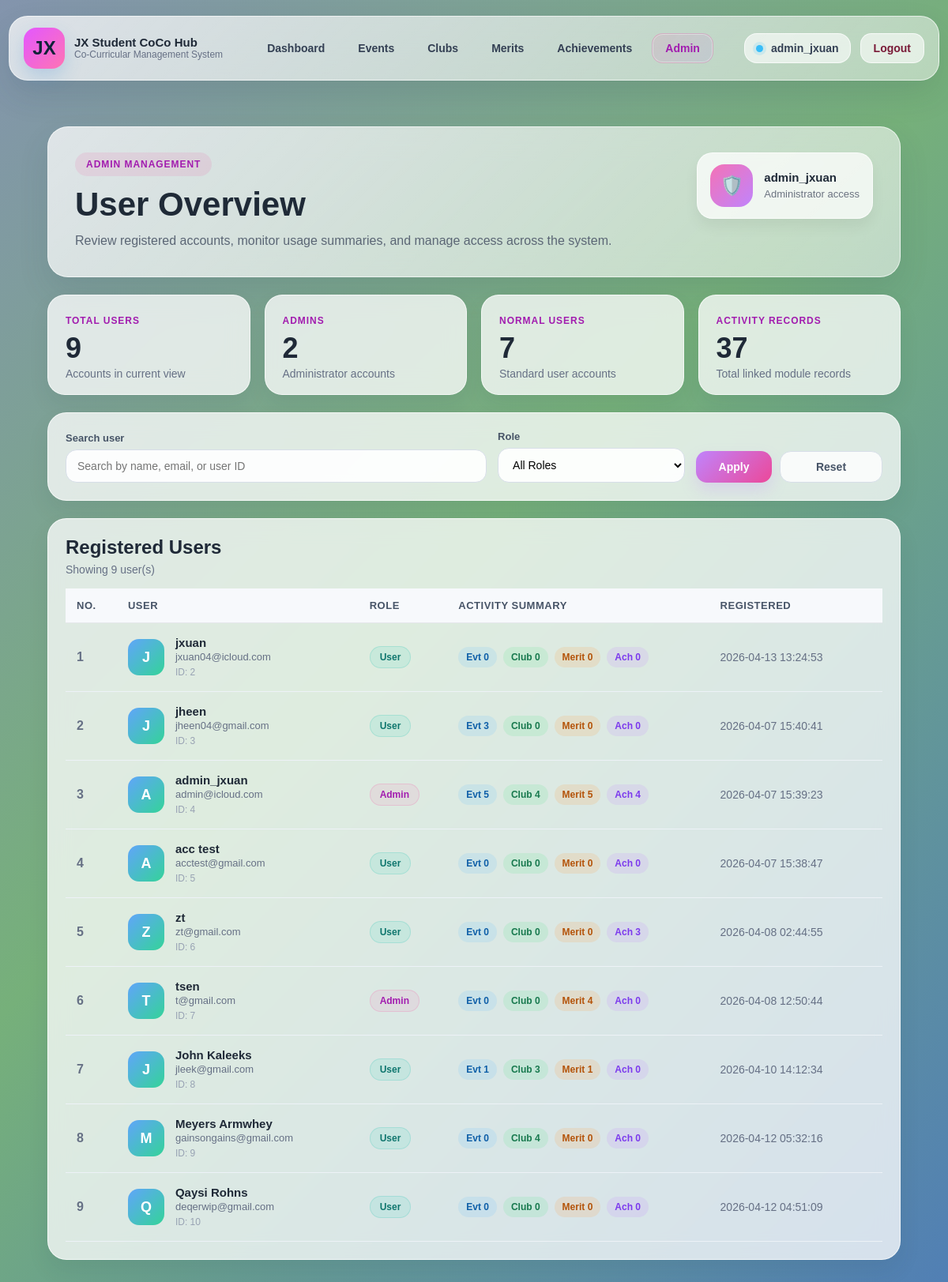
The page /admin/admin_users.php (signed in) on the database its author committed.
### tables this page shows
CREATE TABLE `users` (
  `user_id` int(11) NOT NULL,
  `name` varchar(100) NOT NULL,
  `email` varchar(100) NOT NULL,
  `password` varchar(255) NOT NULL,
  `created_at` timestamp NOT NULL DEFAULT current_timestamp() ON UPDATE current_timestamp(),
  `is_admin` tinyint(1) NOT NULL DEFAULT 0
);

### admin/admin_users.php (the view, shortened to what this page needs)
<?php
include("../db.php");
$search = isset($_GET['search']) ? trim($_GET['search']) : "";
$where_sql = "";
$query = "
    SELECT
        users.user_id,
        users.name,
        users.email,
        users.created_at,
        users.is_admin,
        (SELECT COUNT(*) FROM events e WHERE e.user_id = users.user_id) AS total_events,
        (SELECT COUNT(*) FROM clubs c WHERE c.user_id = users.user_id) AS total_clubs,
        (SELECT COUNT(*) FROM merits m WHERE m.user_id = users.user_id) AS total_merits,
        (SELECT COUNT(*) FROM achievements a WHERE a.user_id = users.user_id) AS total_achievements
    FROM users
    $where_sql
    ORDER BY users.user_id ASC
";
$result = mysqli_query($con, $query);
$users = [];
$total_users = 0;
$total_admins = 0;
$total_normal_users = 0;
$total_all_records = 0;
if ($result) {
    while ($row = mysqli_fetch_assoc($result)) {
        $users[] = $row;
        $total_users++;
        if ((int)$row['is_admin'] === 1) {
            $total_admins++;
        } else {
            $total_normal_users++;
        }
        $total_all_records +=
            (int)$row['total_events'] +
            (int)$row['total_clubs'] +
            (int)$row['total_merits'] +
            (int)$row['total_achievements'];
    }
}
include("../partials/header.php");
include("../partials/navbar.php");
?>
    <div class="container admin-shell">
    <section class="admin-hero">
        <div class="admin-hero-left">
            <span class="admin-badge">Admin Management</span>
            <h2>User Overview</h2>
            <p class="admin-hero-text">
                Review registered accounts, monitor usage summaries, and manage access across the system.
            </p>
        </div>
        <div class="admin-hero-right">
            <div class="admin-profile-card">
                <div class="admin-profile-icon">🛡️</div>
                <div>
                    <strong><?php echo htmlspecialchars($_SESSION['user_name']); ?></strong>
                    <span>Administrator access</span>
                </div>
            </div>
        </div>
    </section>
    <section class="admin-stats-grid">
        <div class="admin-stat-card">
            <span class="admin-stat-label">Total Users</span>
            <h3><?php echo $total_users; ?></h3>
            <p>Accounts in current view</p>
        </div>
        <div class="admin-stat-card">
            <span class="admin-stat-label">Admins</span>
            <h3><?php echo $total_admins; ?></h3>
            <p>Administrator accounts</p>
        </div>
        <div class="admin-stat-card">
            <span class="admin-stat-label">Normal Users</span>
            <h3><?php echo $total_normal_users; ?></h3>
            <p>Standard user accounts</p>
        </div>
        <div class="admin-stat-card">
            <span class="admin-stat-label">Activity Records</span>
            <h3><?php echo $total_all_records; ?></h3>
            <p>Total linked module records</p>
        </div>
    </section>
    <section class="admin-filter-card">
        <form method="get" class="admin-filter-form">
            <div class="admin-filter-group admin-filter-search">
                <label for="search">Search user</label>
                <input
                    type="text"
                    id="search"
                    name="search"
                    placeholder="Search by name, email, or user ID"
                    value="<?php echo htmlspecialchars($search); ?>"
                >
            </div>
            <div class="admin-filter-group admin-filter-role">
                <label for="role">Role</label>
                <select name="role" id="role">
                    <option value="">All Roles</option>
                </select>
            </div>
            <div class="admin-filter-actions">
                <button type="submit" class="admin-btn admin-btn-primary">Apply</button>
                <a href="admin_users.php" class="admin-btn admin-btn-secondary">Reset</a>
            </div>
        </form>
    </section>
    <section class="admin-table-card">
        <div class="section-heading admin-section-heading">
            <h3>Registered Users</h3>
            <p>
                Showing <?php echo count($users); ?> user(s)
            </p>
        </div>
        <?php if (!empty($users)) { ?>
            <div class="admin-table-wrap">
                <table class="admin-table">
                    <thead>
                        <tr>
                            <th>No.</th>
                            <th>User</th>
                            <th>Role</th>
                            <th>Activity Summary</th>
                            <th>Registered</th>
                        </tr>
                    </thead>
                    <tbody>
                        <?php $count = 1; ?>
                        <?php foreach ($users as $row) { ?>
                            <tr>
                                <td class="admin-index-cell"><?php echo $count; ?></td>
                                <td>
                                    <div class="admin-user-cell">
                                        <div class="admin-user-avatar">
                                            <?php echo strtoupper(substr($row['name'], 0, 1)); ?>
                                        </div>
                                        <div class="admin-user-meta">
                                            <strong><?php echo htmlspecialchars($row['name']); ?></strong>
                                            <span><?php echo htmlspecialchars($row['email']); ?></span>
                                            <small>ID: <?php echo htmlspecialchars($row['user_id']); ?></small>
                                        </div>
                                    </div>
                                </td>
                                <td>
                                    <?php if ((int)$row['is_admin'] === 1) { ?>
                                        <span class="admin-role-badge admin-role-admin">Admin</span>
                                    <?php } else { ?>
                                        <span class="admin-role-badge admin-role-user">User</span>
                                    <?php } ?>
                                </td>
                                <td>
                                    <div class="admin-activity-badges">
                                        <span class="activity-pill pill-event">Evt <?php echo (int)$row['total_events']; ?></span>
                                        <span class="activity-pill pill-club">Club <?php echo (int)$row['total_clubs']; ?></span>
                                        <span class="activity-pill pill-merit">Merit <?php echo (int)$row['total_merits']; ?></span>
                                        <span class="activity-pill pill-achievement">Ach <?php echo (int)$row['total_achievements']; ?></span>
                                    </div>
                                </td>
                                <td>
                                    <div class="admin-date-cell">
                                        <?php echo htmlspecialchars($row['created_at']); ?>
                                    </div>
                                </td>
                            </tr>
                            <?php $count++; ?>
                        <?php } ?>
                    </tbody>
                </table>
            </div>
        <?php } ?>
    </section>
</div>
</body>
</html>

### rows shown on the page
users: name "J", name "jxuan", email "jxuan04@icloud.com", user_id "2", is_admin "User", total_events "0", total_clubs "0", total_merits "0", total_achievements "0", created_at "2026-04-13 13:24:53"
users: name "J", name "jheen", email "jheen04@gmail.com", user_id "3", is_admin "User", total_events "3", total_clubs "0", total_merits "0", total_achievements "0", created_at "2026-04-07 15:40:41"
users: name "A", name "admin_jxuan", email "admin@icloud.com", user_id "4", is_admin "Admin", total_events "5", total_clubs "4", total_merits "5", total_achievements "4", created_at "2026-04-07 15:39:23"
users: name "A", name "acc test", email "acctest@gmail.com", user_id "5", is_admin "User", total_events "0", total_clubs "0", total_merits "0", total_achievements "0", created_at "2026-04-07 15:38:47"
users: name "Z", name "zt", email "zt@gmail.com", user_id "6", is_admin "User", total_events "0", total_clubs "0", total_merits "0", total_achievements "3", created_at "2026-04-08 02:44:55"
users: name "T", name "tsen", email "t@gmail.com", user_id "7", is_admin "Admin", total_events "0", total_clubs "0", total_merits "4", total_achievements "0", created_at "2026-04-08 12:50:44"
users: name "J", name "John Kaleeks", email "jleek@gmail.com", user_id "8", is_admin "User", total_events "1", total_clubs "3", total_merits "1", total_achievements "0", created_at "2026-04-10 14:12:34"
users: name "M", name "Meyers Armwhey", email "gainsongains@gmail.com", user_id "9", is_admin "User", total_events "0", total_clubs "4", total_merits "0", total_achievements "0", created_at "2026-04-12 05:32:16"
users: name "Q", name "Qaysi Rohns", email "deqerwip@gmail.com", user_id "10", is_admin "User", total_events "0", total_clubs "0", total_merits "0", total_achievements "0", created_at "2026-04-12 04:51:09"

### other values the page prints
$_SESSION['user_name'] "admin_jxuan"
$total_users "9"
$total_admins "2"
$total_normal_users "7"
$total_all_records "37"
count($users) "9"
